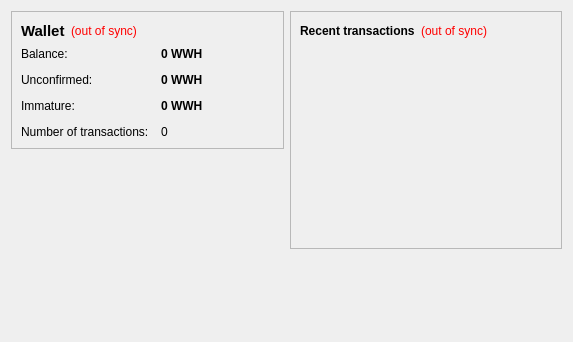
<?xml version="1.0" encoding="UTF-8"?>
<ui version="4.0">
 <class>OverviewPage</class>
 <widget class="QWidget" name="OverviewPage">
  <property name="geometry">
   <rect>
    <x>0</x>
    <y>0</y>
    <width>573</width>
    <height>342</height>
   </rect>
  </property>
  <property name="windowTitle">
   <string>Form</string>
  </property>
  <layout class="QHBoxLayout" name="horizontalLayout" stretch="1,1">
   <item>
    <layout class="QVBoxLayout" name="verticalLayout_2">
     <item>
      <widget class="QFrame" name="frame">
       <property name="frameShape">
        <enum>QFrame::StyledPanel</enum>
       </property>
       <property name="frameShadow">
        <enum>QFrame::Raised</enum>
       </property>
       <layout class="QVBoxLayout" name="verticalLayout_4">
        <item>
         <layout class="QHBoxLayout" name="horizontalLayout_4">
          <item>
           <widget class="QLabel" name="label_5">
            <property name="font">
             <font>
              <pointsize>11</pointsize>
              <weight>75</weight>
              <bold>true</bold>
             </font>
            </property>
            <property name="text">
             <string>Wallet</string>
            </property>
           </widget>
          </item>
          <item>
           <widget class="QLabel" name="labelWalletStatus">
            <property name="toolTip">
             <string>The displayed information may be out of date. Your wallet automatically synchronizes with the wwhcoin network after a connection is established, but this process has not completed yet.</string>
            </property>
            <property name="styleSheet">
             <string notr="true">QLabel { color: red; }</string>
            </property>
            <property name="text">
             <string notr="true">(out of sync)</string>
            </property>
            <property name="alignment">
             <set>Qt::AlignLeading|Qt::AlignLeft|Qt::AlignVCenter</set>
            </property>
           </widget>
          </item>
          <item>
           <spacer name="horizontalSpacer_2">
            <property name="orientation">
             <enum>Qt::Horizontal</enum>
            </property>
            <property name="sizeHint" stdset="0">
             <size>
              <width>40</width>
              <height>20</height>
             </size>
            </property>
           </spacer>
          </item>
         </layout>
        </item>
        <item>
         <layout class="QFormLayout" name="formLayout_2">
          <property name="fieldGrowthPolicy">
           <enum>QFormLayout::AllNonFixedFieldsGrow</enum>
          </property>
          <property name="horizontalSpacing">
           <number>12</number>
          </property>
          <property name="verticalSpacing">
           <number>12</number>
          </property>
          <item row="0" column="0">
           <widget class="QLabel" name="label">
            <property name="text">
             <string>Balance:</string>
            </property>
           </widget>
          </item>
          <item row="0" column="1">
           <widget class="QLabel" name="labelBalance">
            <property name="font">
             <font>
              <weight>75</weight>
              <bold>true</bold>
             </font>
            </property>
            <property name="cursor">
             <cursorShape>IBeamCursor</cursorShape>
            </property>
            <property name="toolTip">
             <string>Your current balance</string>
            </property>
            <property name="text">
             <string notr="true">0 WWH</string>
            </property>
            <property name="textInteractionFlags">
             <set>Qt::LinksAccessibleByMouse|Qt::TextSelectableByKeyboard|Qt::TextSelectableByMouse</set>
            </property>
           </widget>
          </item>
          <item row="1" column="0">
           <widget class="QLabel" name="label_3">
            <property name="text">
             <string>Unconfirmed:</string>
            </property>
           </widget>
          </item>
          <item row="1" column="1">
           <widget class="QLabel" name="labelUnconfirmed">
            <property name="font">
             <font>
              <weight>75</weight>
              <bold>true</bold>
             </font>
            </property>
            <property name="cursor">
             <cursorShape>IBeamCursor</cursorShape>
            </property>
            <property name="toolTip">
             <string>Total of transactions that have yet to be confirmed, and do not yet count toward the current balance</string>
            </property>
            <property name="text">
             <string notr="true">0 WWH</string>
            </property>
            <property name="textInteractionFlags">
             <set>Qt::LinksAccessibleByMouse|Qt::TextSelectableByKeyboard|Qt::TextSelectableByMouse</set>
            </property>
           </widget>
          </item>
          <item row="3" column="0">
           <widget class="QLabel" name="label_2">
            <property name="text">
             <string>Number of transactions:</string>
            </property>
           </widget>
          </item>
          <item row="3" column="1">
           <widget class="QLabel" name="labelNumTransactions">
            <property name="toolTip">
             <string>Total number of transactions in wallet</string>
            </property>
            <property name="text">
             <string notr="true">0</string>
            </property>
           </widget>
          </item>
          <item row="2" column="0">
           <widget class="QLabel" name="labelImmatureText">
            <property name="text">
             <string>Immature:</string>
            </property>
           </widget>
          </item>
          <item row="2" column="1">
           <widget class="QLabel" name="labelImmature">
            <property name="font">
             <font>
              <weight>75</weight>
              <bold>true</bold>
             </font>
            </property>
            <property name="toolTip">
             <string>Mined balance that has not yet matured</string>
            </property>
            <property name="text">
             <string notr="true">0 WWH</string>
            </property>
            <property name="textInteractionFlags">
             <set>Qt::LinksAccessibleByMouse|Qt::TextSelectableByKeyboard|Qt::TextSelectableByMouse</set>
            </property>
           </widget>
          </item>
         </layout>
        </item>
       </layout>
      </widget>
     </item>
     <item>
      <spacer name="verticalSpacer">
       <property name="orientation">
        <enum>Qt::Vertical</enum>
       </property>
       <property name="sizeHint" stdset="0">
        <size>
         <width>20</width>
         <height>40</height>
        </size>
       </property>
      </spacer>
     </item>
    </layout>
   </item>
   <item>
    <layout class="QVBoxLayout" name="verticalLayout_3">
     <item>
      <widget class="QFrame" name="frame_2">
       <property name="frameShape">
        <enum>QFrame::StyledPanel</enum>
       </property>
       <property name="frameShadow">
        <enum>QFrame::Raised</enum>
       </property>
       <layout class="QVBoxLayout" name="verticalLayout">
        <item>
         <layout class="QHBoxLayout" name="horizontalLayout_2">
          <item>
           <widget class="QLabel" name="label_4">
            <property name="text">
             <string>&lt;b&gt;Recent transactions&lt;/b&gt;</string>
            </property>
           </widget>
          </item>
          <item>
           <widget class="QLabel" name="labelTransactionsStatus">
            <property name="toolTip">
             <string>The displayed information may be out of date. Your wallet automatically synchronizes with the wwhcoin network after a connection is established, but this process has not completed yet.</string>
            </property>
            <property name="styleSheet">
             <string notr="true">QLabel { color: red; }</string>
            </property>
            <property name="text">
             <string notr="true">(out of sync)</string>
            </property>
            <property name="alignment">
             <set>Qt::AlignRight|Qt::AlignTrailing|Qt::AlignVCenter</set>
            </property>
           </widget>
          </item>
          <item>
           <spacer name="horizontalSpacer">
            <property name="orientation">
             <enum>Qt::Horizontal</enum>
            </property>
            <property name="sizeHint" stdset="0">
             <size>
              <width>40</width>
              <height>20</height>
             </size>
            </property>
           </spacer>
          </item>
         </layout>
        </item>
        <item>
         <widget class="QListView" name="listTransactions">
          <property name="styleSheet">
           <string notr="true">QListView { background: transparent; }</string>
          </property>
          <property name="frameShape">
           <enum>QFrame::NoFrame</enum>
          </property>
          <property name="verticalScrollBarPolicy">
           <enum>Qt::ScrollBarAlwaysOff</enum>
          </property>
          <property name="horizontalScrollBarPolicy">
           <enum>Qt::ScrollBarAlwaysOff</enum>
          </property>
          <property name="selectionMode">
           <enum>QAbstractItemView::NoSelection</enum>
          </property>
         </widget>
        </item>
       </layout>
      </widget>
     </item>
     <item>
      <spacer name="verticalSpacer_2">
       <property name="orientation">
        <enum>Qt::Vertical</enum>
       </property>
       <property name="sizeHint" stdset="0">
        <size>
         <width>20</width>
         <height>40</height>
        </size>
       </property>
      </spacer>
     </item>
    </layout>
   </item>
  </layout>
 </widget>
 <resources/>
 <connections/>
</ui>
